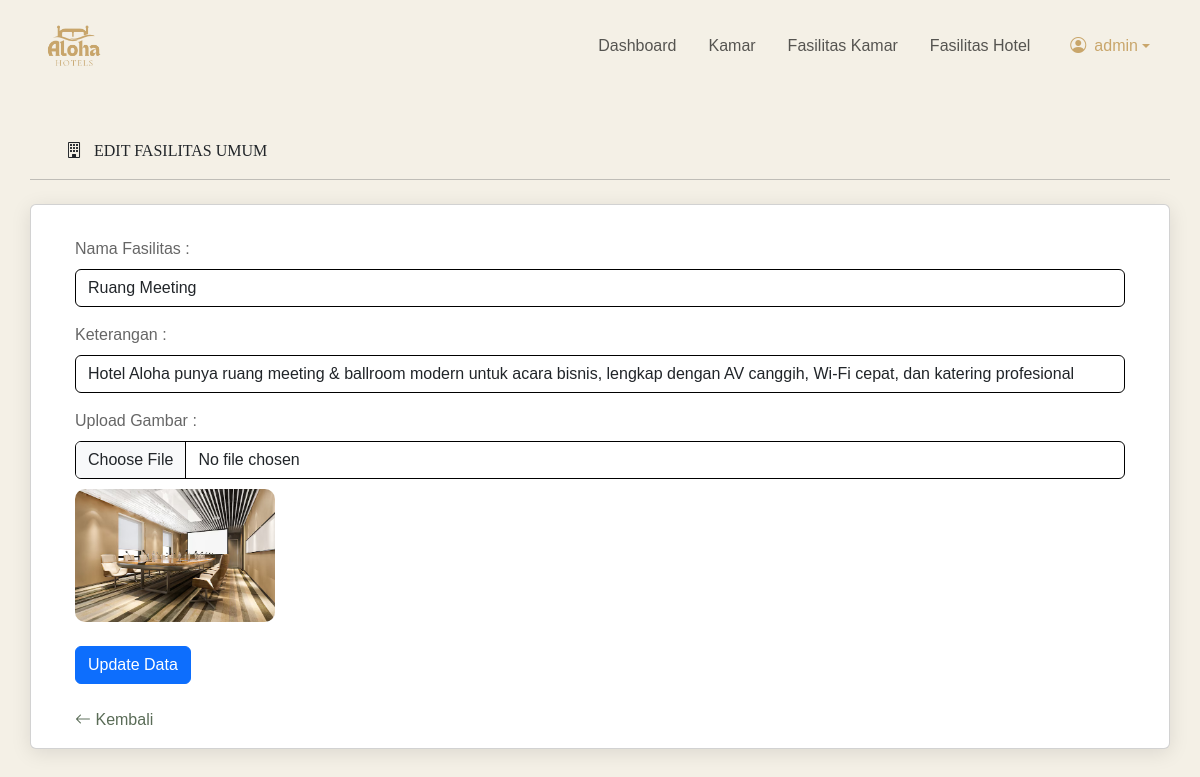
The page /admin/dashboard_admin.php?page=editfasilitas_umum&id=8 (signed in) on the database its author committed.
### tables this page shows
CREATE TABLE `fasilitas_umum` (
  `id` int(11) NOT NULL,
  `nama_fasilitas` varchar(100) NOT NULL,
  `keterangan` text NOT NULL,
  `gambar` varchar(250) NOT NULL
);

### admin/modul/editfasilitas_umum.php (the view, shortened to what this page needs)
<?php
include "../lib/koneksi.php";
$id = $_GET['id'];
$stmt = $pdo->prepare("SELECT * FROM fasilitas_umum WHERE id = :id");
$stmt->execute(['id' => $id]);
$data = $stmt->fetch();
?>
<!DOCTYPE html>
<html lang="en">
<head>
</head>
<body>
    <div class="container mt-5">
        <div class="row">
            <header>
                <p style="font-family: 'Baskervville', serif;">
                    <span class="icon"><i class="bi bi-building me-2 mx-4"></i></span>
                    EDIT FASILITAS UMUM
                </p>
            </header>
            <hr class="mb-4">
            <div class="card rounded mb-3" style="box-shadow: 0 4px 20px rgba(0, 0, 0, 0.1);">
                <div class="card-body">
                    <div class="col-sm-12 mt-3">
                        <form method="POST" enctype="multipart/form-data" class="px-3">
                            <div class="mb-3">
                                <label for="nama_fasilitas" class="form-label">Nama Fasilitas : </label>
                                <input type="text" class="form-control" id="fasilitasu" name="fasilitasu"
                                    style="border-color: black;" value="<?php echo $data['nama_fasilitas']; ?>">
                            </div>
                            <div class="mb-3">
                                <label for="keterangan" class="form-label">Keterangan : </label>
                                <input type="text" class="form-control" id="keterangan" name="keterangan"
                                    style="border-color: black;" value="<?php echo $data['keterangan']; ?>">
                            </div>
                            <div class="mb-3">
                                <label for="upload_gambar" class="form-label">Upload Gambar :</label>
                                <input type="file" class="form-control" id="gbr" name="gbr" style="border-color: black;">
                                <img src="../gbrfasilitasu/<?=$data['gambar']?>" alt="Gambar Fasilitas"
                                    style="max-width: 200px; margin-top: 10px; border-radius: 10px;">
                            </div>
                            <div class="my-4">
                                <button type="submit" name="btn" class="btn btn-primary">Update Data</button>
                            </div>
                            <div class="back">
                                <a href="?page=fasilitas_umum"><i class="bi bi-arrow-left"></i> Kembali</a>
                            </div>
                        </form>
                    </div>
                </div>
            </div>
        </div>
    </div>
</body>
</html>

### asset/css/admin.css (style rules this page uses)
body { background-color: #f4f0e6; font-family: 'Nunito Sans', sans-serif; }

### admin/modul/editfasilitas_umum.php (style rules this page uses)
label { display: block; margin-bottom: 8px; color: #666; }
.back a { display: inline-block; text-align: center; color: #5A6C57; text-decoration: none; }

### rows shown on the page
fasilitas_umum: fasilitasu "Ruang Meeting", keterangan "Hotel Aloha punya ruang meeting & ballroom modern untuk acara bisnis, lengkap dengan AV canggih, Wi-Fi cepat, dan katering profesional", gambar (picture)

### other values the page prints
$_SESSION['username'] "admin"
